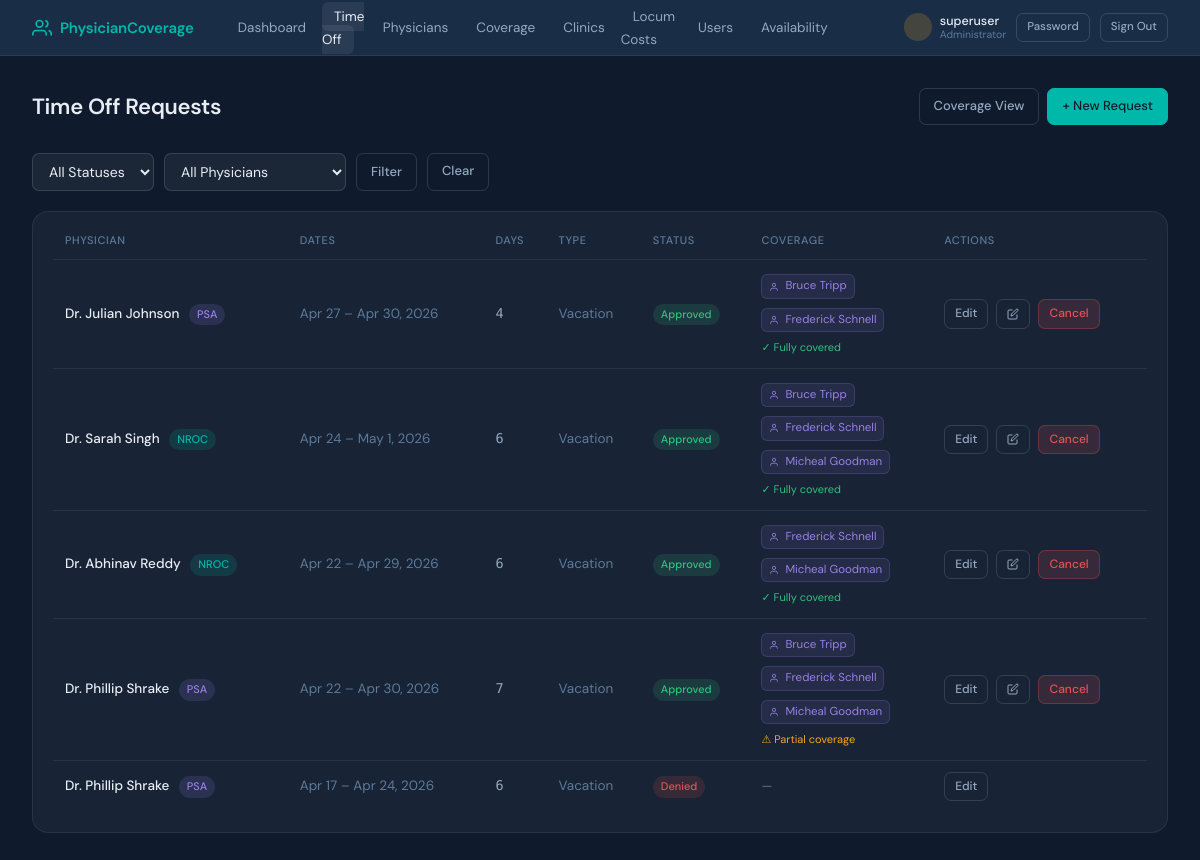
The app's page /time-off/ (signed in) with its own data.
### coverage_tracker/models.py (models this page shows, shortened)
class UserProfile(models.Model):
    ROLE_CHOICES = [
        ('admin', 'Administrator'),
        ('physician_admin', 'Physician Administrator'),
        ('physician', 'Physician'),
    ]
    SCOPE_CHOICES = [
        ('nroc', 'NROC Physicians'),
        ('psa', 'PSA Physicians'),
        ('all', 'Both NROC and PSA'),
    ]
    user = models.OneToOneField(User, on_delete=models.CASCADE, related_name='profile')
    role = models.CharField(max_length=20, choices=ROLE_CHOICES, default='physician')
    scope = models.CharField(
        max_length=10, choices=SCOPE_CHOICES, default='nroc',
        help_text="Which physician group this login represents."
    )
    physician = models.OneToOneField(
        Physician, on_delete=models.SET_NULL, null=True, blank=True,
        help_text="Optional: link to a specific physician record (not required for shared logins)."
    )
    @property
    def is_admin(self):
        return self.role == 'admin' or self.user.is_superuser
    @property
    def is_physician_admin(self):
        return self.role == 'physician_admin'
    @property
    def can_approve_time_off(self):
        return self.is_admin or self.is_physician_admin

class TimeOffRequest(models.Model):
    STATUS_CHOICES = [
        ('pending', 'Pending'),
        ('approved', 'Approved'),
        ('denied', 'Denied'),
        ('cancelled', 'Cancelled'),
    ]
    TYPE_CHOICES = [
        ('vacation', 'Vacation'),
        ('sick', 'Sick Leave'),
        ('conference', 'Conference / CME'),
        ('personal', 'Personal'),
        ('other', 'Other'),
    ]
    physician = models.ForeignKey(Physician, on_delete=models.CASCADE, related_name='time_off_requests')
    start_date = models.DateField()
    end_date = models.DateField()
    request_type = models.CharField(max_length=20, choices=TYPE_CHOICES, default='vacation')
    status = models.CharField(max_length=20, choices=STATUS_CHOICES, default='pending')
    notes = models.TextField(blank=True)
    created_at = models.DateTimeField(auto_now_add=True)
    updated_at = models.DateTimeField(auto_now=True)
    class Meta:
        ordering = ['-start_date']
    @property
    def duration_days(self):
        total = 0
        current = self.start_date
        year = self.start_date.year
        holidays = get_holidays(year)
        while current <= self.end_date:
            if current.weekday() < 5 and not current in holidays:  # 0=Mon, 4=Fri, 5=Sat, 6=Sun
                total += 1
            current += datetime.timedelta(days=1)
        return total

class Physician(models.Model):
    PHYSICIAN_TYPE_CHOICES = [
        ('regular', 'NROC Physician'),
        ('locum', 'Locum / Covering Physician'),
        ('psa', 'PSA Physician'),
    ]
    user = models.OneToOneField(User, on_delete=models.CASCADE, null=True, blank=True)
    first_name = models.CharField(max_length=100)
    last_name = models.CharField(max_length=100)
    email = models.EmailField(unique=True)
    physician_type = models.CharField(max_length=10, choices=PHYSICIAN_TYPE_CHOICES, default='regular')
    total_vacation_days = models.PositiveIntegerField(
        default=20,
        help_text="Annual vacation day allocation (for NROC physicians)"
    )
    daily_rate = models.DecimalField(
        max_digits=10, decimal_places=2, null=True, blank=True,
        help_text="Legacy / standard daily rate (kept for reference — hourly rate is used for pay)"
    )
    hourly_rate = models.DecimalField(
        max_digits=10, decimal_places=2, null=True, blank=True,
        help_text="Hourly rate for locum physicians. Daily pay = hourly rate × hours worked."
    )
    agency = models.CharField(
        max_length=200, blank=True,
        help_text="Staffing agency name (for locum physicians)"
    )
    is_active = models.BooleanField(default=True)
    class Meta:
        ordering = ['physician_type', 'last_name', 'first_name']
    def __str__(self):
        return f"Dr. {self.first_name} {self.last_name}"
    @property
    def is_regular(self):
        return self.physician_type == 'regular'
    @property
    def is_psa(self):
        return self.physician_type == 'psa'

### coverage_tracker/views.py (the view, shortened to what this page needs)
# urls.py: path('time-off/', views.time_off_list, name='time_off_list'),
@login_required_custom
def time_off_list(request):
    profile = getattr(request.user, 'profile', None)
    is_admin = bool(profile and profile.is_admin)
    is_physician_admin = bool(profile and profile.is_physician_admin)
    can_approve = bool(profile and profile.can_approve_time_off)
    status = request.GET.get('status', '')
    physician_id = request.GET.get('physician', '')
    qs = TimeOffRequest.objects.select_related('physician').order_by('-start_date')
    viewer_scope = profile.scope if profile else 'nroc'
    SCOPE_TO_TYPE = {'nroc': ['regular'], 'psa': ['psa'], 'all': ['regular', 'psa']}
    if is_admin:
        if status:
            qs = qs.filter(status=status)
        if physician_id:
            qs = qs.filter(physician_id=physician_id)
    physicians = Physician.objects.filter(is_active=True, physician_type__in=['regular', 'psa'])
    viewer_physician = profile.physician if profile else None
    enriched_requests = []
    for req in qs:
        coverage = None
        coverage_status = None
        if req.status == 'approved':
            assignments = CoverageAssignment.objects.filter(
                covered_physician=req.physician,
                date__gte=req.start_date,
                date__lte=req.end_date,
            ).select_related('covering_physician', 'clinic').order_by('date')
            covered_dates = set(a.date for a in assignments)
            all_dates_count = req.duration_days
            if assignments.exists():
                if len(covered_dates) >= all_dates_count:
                    coverage_status = 'full'
                else:
                    coverage_status = 'partial'
            else:
                coverage_status = 'none'
            locum_names = list({a.covering_physician for a in assignments})
            coverage = locum_names
        enriched_requests.append({
            'req': req,
            'coverage': coverage,
            'coverage_status': coverage_status,
            'is_own': viewer_physician is not None and req.physician_id == viewer_physician.pk,
        })
    return render(request, 'coverage_tracker/time_off_list.html', {
        'enriched_requests': enriched_requests,
        'physicians': physicians,
        'status_filter': status,
        'physician_filter': physician_id,
        'is_admin': is_admin,
        'is_physician_admin': is_physician_admin,
        'can_approve': can_approve,
    })

### coverage_tracker/templates/coverage_tracker/time_off_list.html (shortened to what this page needs)
{% extends "coverage_tracker/base.html" %}
{% block content %}
<div class="page-header">
  <h1>Time Off Requests</h1>
  <div style="display:flex; gap:8px;">
    {% if is_admin %}
    <a href="/time-off/approved-coverage/" class="btn btn-ghost">Coverage View</a>
    {% endif %}
    <a href="/time-off/add/" class="btn btn-primary">+ New Request</a>
  </div>
</div>
{% if is_admin %}
<form method="get" style="display:flex; gap:10px; margin-bottom:1.25rem; flex-wrap:wrap;">
  <select name="status" class="form-control" style="width:auto;">
    <option value="">All Statuses</option>
  </select>
  <select name="physician" class="form-control" style="width:auto;">
    <option value="">All Physicians</option>
  </select>
  <button type="submit" class="btn btn-ghost">Filter</button>
  <a href="/time-off/" class="btn btn-ghost">Clear</a>
</form>
{% endif %}
<div class="card">
  <div class="table-wrap">
    <table>
      <thead>
        <tr>
          <th>Physician</th>
          <th>Dates</th>
          <th>Days</th>
          <th>Type</th>
          <th>Status</th>
          {% if is_admin %}<th>Coverage</th>{% endif %}
          <th>Actions</th>
        </tr>
      </thead>
      <tbody>
        {% for item in enriched_requests %}
        {% with req=item.req %}
        <tr>
          <td>
            {% if is_admin %}
           <a href="/physicians/{{ req.physician.pk }}/" style="color:var(--text); text-decoration:none; font-weight:500;">
           {{ req.physician }}
           </a>
            {% if req.physician.is_regular %}
             <span class="badge" style="background:rgba(0,184,169,0.15);color:var(--teal);margin-left:6px;">NROC</span>
           {% elif req.physician.is_psa %}
            <span class="badge" style="background:rgba(155,127,232,0.15);color:var(--purple);margin-left:6px;">PSA</span>
            {% endif %}
            {% else %}
            <span style="font-weight:500;">{{ req.physician }}</span>
          {% endif %}
        </td>
          <td class="text-muted">{{ req.start_date|date:"M j" }} – {{ req.end_date|date:"M j, Y" }}</td>
          <td style="font-family:'DM Mono',monospace;">{{ req.duration_days }}</td>
          <td class="text-muted">{{ req.get_request_type_display }}</td>
          <td><span class="badge badge-{{ req.status }}">{{ req.get_status_display }}</span></td>
          {% if is_admin %}
          <td>
            {% if req.status == 'approved' %}
              {% if item.coverage_status == 'full' %}
                <div style="display:flex; flex-direction:column; gap:3px;">
                  {% for locum in item.coverage %}
                  <div class="locum-tag" style="font-size:11.5px; padding:2px 7px; width:fit-content;">
                    <svg width="10" height="10" viewBox="0 0 24 24" fill="none" stroke="currentColor" stroke-width="2"><path d="M20 21v-2a4 4 0 0 0-4-4H8a4 4 0 0 0-4 4v2"/><circle cx="12" cy="7" r="4"/></svg>
                    {{ locum.first_name }} {{ locum.last_name }}
                  </div>
                  {% endfor %}
                  <span style="font-size:11px; color:var(--green); margin-top:1px;">✓ Fully covered</span>
                </div>
              {% elif item.coverage_status == 'partial' %}
                <div style="display:flex; flex-direction:column; gap:3px;">
                  {% for locum in item.coverage %}
                  <div class="locum-tag" style="font-size:11.5px; padding:2px 7px; width:fit-content;">
                    <svg width="10" height="10" viewBox="0 0 24 24" fill="none" stroke="currentColor" stroke-width="2"><path d="M20 21v-2a4 4 0 0 0-4-4H8a4 4 0 0 0-4 4v2"/><circle cx="12" cy="7" r="4"/></svg>
                    {{ locum.first_name }} {{ locum.last_name }}
                  </div>
                  {% endfor %}
                  <span style="font-size:11px; color:var(--amber); margin-top:1px;">⚠ Partial coverage</span>
                </div>
              {% else %}
                <a href="/time-off/{{ req.pk }}/assign-locum/" style="font-size:12px; color:var(--amber); text-decoration:none;">
                  + Assign locum
                </a>
              {% endif %}
            {% else %}
              <span class="text-muted text-sm">—</span>
            {% endif %}
          </td>
          {% endif %}
          <td>
            <div class="flex gap-2">
              {% if can_approve %}
                {%if is_admin%}
                <a href="/time-off/{{ req.pk }}/edit/" class="btn btn-ghost btn-sm">Edit</a>
                {% endif %}
                {% if req.status == 'approved' and is_admin%}
                  <a href="/time-off/{{ req.pk }}/assign-locum/" class="btn btn-ghost btn-sm" title="Edit coverage">
                    <svg width="12" height="12" viewBox="0 0 24 24" fill="none" stroke="currentColor" stroke-width="2"><path d="M11 4H4a2 2 0 0 0-2 2v14a2 2 0 0 0 2 2h14a2 2 0 0 0 2-2v-7"/><path d="M18.5 2.5a2.121 2.121 0 0 1 3 3L12 15l-4 1 1-4 9.5-9.5z"/></svg>
                  </a>
                {% endif %}
                {% if req.status == 'pending' and is_admin or req.status == 'approved' and is_admin %}
                  <a href="/time-off/{{ req.pk }}/cancel/"
                     class="btn btn-danger btn-sm"
                     onclick="return confirm('Cancel this time off request?')">Cancel</a>
                {% endif %}
              {% endif %}
            </div>
          </td>
        </tr>
        {% endwith %}
        {% empty %}
        <tr>
          <td colspan="7" style="text-align:center; padding:2rem;" class="empty-state">
            {% if is_admin %}No requests found.{% else %}You have no time off requests yet. <a href="/time-off/add/" style="color:var(--teal);">Submit one</a>.{% endif %}
          </td>
        </tr>
        {% endfor %}
      </tbody>
    </table>
  </div>
</div>
{% endblock %}

### coverage_tracker/templates/coverage_tracker/base.html (shortened to what this page needs)
<!DOCTYPE html>
<html lang="en">
<head>
</head>
<body>
<nav>
  <a href="/" class="nav-brand">
    <svg viewBox="0 0 24 24" fill="none" stroke="currentColor" stroke-width="2">
      <path d="M17 21v-2a4 4 0 0 0-4-4H5a4 4 0 0 0-4 4v2"/><circle cx="9" cy="7" r="4"/>
      <path d="M23 21v-2a4 4 0 0 0-3-3.87"/><path d="M16 3.13a4 4 0 0 1 0 7.75"/>
    </svg>
    PhysicianCoverage
  </a>
  <ul class="nav-links">
    {% if request.user.is_authenticated and request.user.profile.is_admin %}
    <li><a href="/" {% if request.resolver_match.url_name == 'dashboard' %}class="active"{% endif %}>Dashboard</a></li>
    {% endif %}
    <li><a href="/time-off/" {% if 'time_off' in request.resolver_match.url_name and request.resolver_match.url_name != 'approved_time_off_coverage' and request.resolver_match.url_name != 'assign_locum_to_time_off' %}class="active"{% endif %}>Time Off</a></li>
    {% if request.user.is_authenticated and request.user.profile.is_admin %}
     <li><a href="/physicians/" {% if 'physician' in request.resolver_match.url_name %}class="active"{% endif %}>Physicians</a></li>
    <li><a href="/time-off/approved-coverage/" {% if request.resolver_match.url_name == 'approved_time_off_coverage' or request.resolver_match.url_name == 'assign_locum_to_time_off' %}class="active"{% endif %}>Coverage</a></li>
    <li><a href="/clinics/" {% if 'clinic' in request.resolver_match.url_name %}class="active"{% endif %}>Clinics</a></li>
    <li><a href="/locum-costs/" {% if request.resolver_match.url_name == 'locum_costs' %}class="active"{% endif %}>Locum Costs</a></li>
    <li><a href="/users/" {% if 'user' in request.resolver_match.url_name %}class="active"{% endif %}>Users</a></li>
     <li><a href="/availability/" {% if 'availability' in request.resolver_match.url_name %}class="active"{% endif %}>Availability</a></li>
    {% endif %}
  </ul>
  {% if request.user.is_authenticated %}
    <div style="display:flex;align-items:center;gap:10px;">
      <div style="display:flex;align-items:center;gap:8px;">
        <div style="width:28px;height:28px;border-radius:50%;display:flex;align-items:center;justify-content:center;font-size:10px;font-weight:600;
          {% if request.user.profile.is_admin %}background:rgba(245,166,35,0.2);color:var(--amber);{% else %}background:rgba(0,184,169,0.15);color:var(--teal);{% endif %}">
        </div>
        <div>
          <div style="font-size:12.5px;font-weight:500;color:var(--text);line-height:1.2;">{{ request.user.get_full_name|default:request.user.username }}</div>
          <div style="font-size:10.5px;color:var(--text-3);line-height:1.2;">
            {% if request.user.profile.is_admin %}Administrator{% else %}Physician{% endif %}
          </div>
        </div>
      </div>
      <a href="/account/password/" class="btn btn-ghost btn-sm" style="font-size:11.5px;">Password</a>
      <a href="/logout/" class="btn btn-ghost btn-sm" style="font-size:11.5px;">Sign Out</a>
    </div>
  {% else %}
    <a href="/login/" class="btn btn-ghost btn-sm">Sign In</a>
  {% endif %}
</nav>
<main>
  {% block content %}{% endblock %}
</main>
</body>
</html>

### records on screen
TimeOffRequest: req.physician "Dr. Julian Johnson", shows "PSA", req.start_date "Apr 27", req.end_date "Apr 30, 2026", req.duration_days "4", req.request_type "Vacation", req.status "Approved"
Physician: first_name "Bruce", last_name "Tripp"
Physician: first_name "Frederick", last_name "Schnell"
TimeOffRequest: req.physician "Dr. Sarah Singh", shows "NROC", req.start_date "Apr 24", req.end_date "May 1, 2026", req.duration_days "6", req.request_type "Vacation", req.status "Approved"
Physician: first_name "Micheal", last_name "Goodman"
TimeOffRequest: req.physician "Dr. Abhinav Reddy", shows "NROC", req.start_date "Apr 22", req.end_date "Apr 29, 2026", req.duration_days "6", req.request_type "Vacation", req.status "Approved"
TimeOffRequest: req.physician "Dr. Phillip Shrake", shows "PSA", req.start_date "Apr 22", req.end_date "Apr 30, 2026", req.duration_days "7", req.request_type "Vacation", req.status "Approved"
TimeOffRequest: req.physician "Dr. Phillip Shrake", shows "PSA", req.start_date "Apr 17", req.end_date "Apr 24, 2026", req.duration_days "6", req.request_type "Vacation", req.status "Denied"

### other values on screen
{{ request.user.get_full_name|default:request.user.username }} "superuser"
